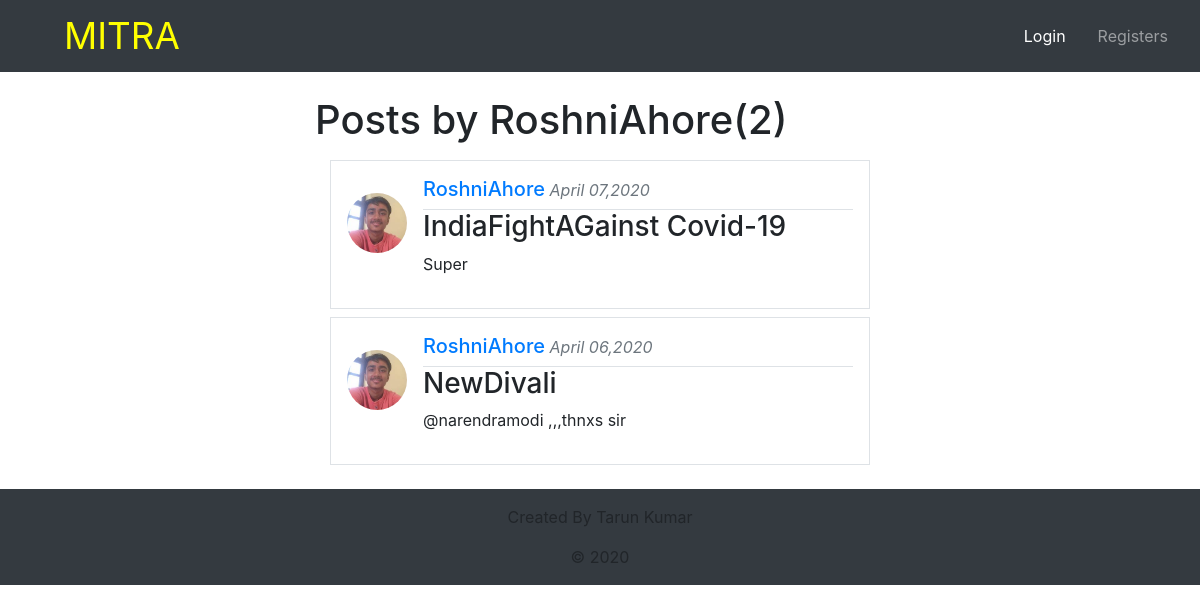
Page /blog/user/RoshniAhore/ on the committed database.
### blog/models.py (models this page shows, shortened)
class post(models.Model):
    title=models.CharField(max_length=100)
    author=models.ForeignKey(User,on_delete=models.CASCADE)
    content=models.TextField()
    posted_date=models.DateTimeField(default=timezone.now)

### users/models.py (models this page shows, shortened)
class Profile(models.Model):
    user=models.OneToOneField(User,on_delete=models.CASCADE)
    image=models.ImageField(default='default.jpg',upload_to='profile_pics')

### blog/views.py (the view)
# urls.py: path('user/<str:username>/', UserPostListView.as_view(),name='user-posts'),
class UserPostListView(ListView):
	model=post
	template_name='blog/user_posts.html'
	context_object_name='Posts'
	paginate_by=10
	def get_queryset(self):
		user=get_object_or_404(User,username=self.kwargs.get('username'))
		return post.objects.filter(author=user).order_by('-posted_date')

### blog/templates/blog/user_posts.html (shortened to what this page needs)
{% extends "blog/base.html" %}
{% block content%}
    <h1 class="mb-3">Posts by {{ view.kwargs.username }}({{page_obj.paginator.count}})</h1>
    {% for post in Posts %}
    <div class="container mb-2">
      <div class="media border p-3">
        <img src="{{post.author.profile.image.url}}"  class="mr-3 mt-3 rounded-circle" style="width:60px;">
        <div class="media-body">
          <h5><a class="text-primary" href="{% url 'user-posts' post.author.username %}">{{ post.author }}</a><small><i class="text-secondary"> {{ post.posted_date|date:"F d,Y" }}</i></small></h5>
          <div class="border-top">
            <h3><a  class="text-body" href="{% url 'post-detail' post.id %}" style="text-decoration:none;">{{post.title}}</a></h3>
            <p>{{post.content}}</p>
          </div>
        </div>
      </div>
    </div>
  {% endfor %}
{% endblock content %}

### rows in the picture
post: author.profile.image (picture), author "RoshniAhore", posted_date "April 07,2020", title "IndiaFightAGainst Covid-19", content "Super"
post: author.profile.image (picture), author "RoshniAhore", posted_date "April 06,2020", title "NewDivali", content "@narendramodi ,,,thnxs sir"

### other values in the picture
{{ view.kwargs.username }} "RoshniAhore"
{{ page_obj.paginator.count }} "2"
